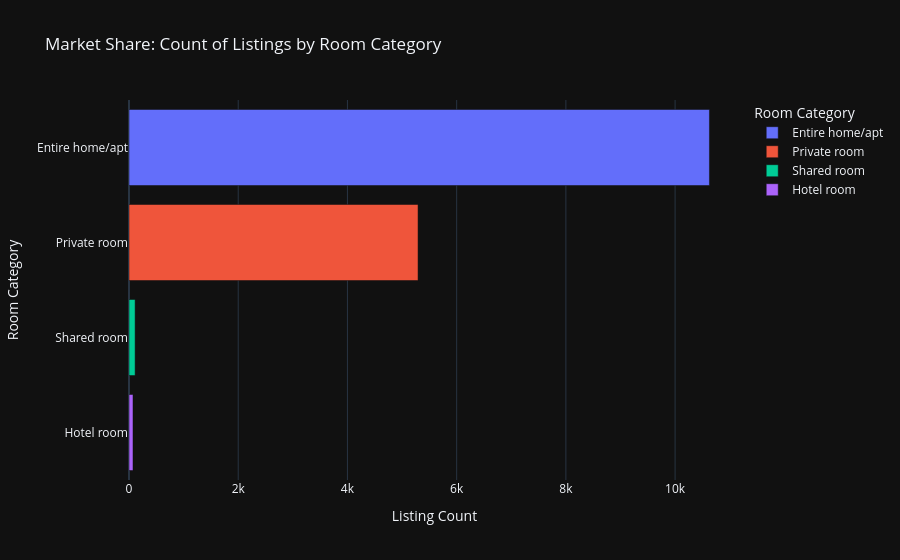

The code cell stored with this chart in its notebook:
### Code cell
fig = px.bar(
    df_base['room_type'].value_counts().reset_index(),
    x="count",
    y="room_type",
    title="Market Share: Count of Listings by Room Category",
    color="room_type",
    labels={"count": "Listing Count", "room_type": "Room Category"}
)
fig.update_layout(template='plotly_dark')
fig.show()

### Figure 1 — Plotly figure (JSON) as saved in the notebook; plotly's stock layout.template omitted (floating-point values rounded to 4 significant figures)
{"data": [{"hovertemplate": "Room Category=%{y}<br>Listing Count=%{x}<extra></extra>", "legendgroup": "Entire home/apt", "marker": {"color": "#636efa", "pattern": {"shape": ""}}, "name": "Entire home/apt", "orientation": "h", "showlegend": true, "textposition": "auto", "type": "bar", "x": [10629], "xaxis": "x", "y": ["Entire home/apt"], "yaxis": "y"}, {"hovertemplate": "Room Category=%{y}<br>Listing Count=%{x}<extra></extra>", "legendgroup": "Private room", "marker": {"color": "#EF553B", "pattern": {"shape": ""}}, "name": "Private room", "orientation": "h", "showlegend": true, "textposition": "auto", "type": "bar", "x": [5293], "xaxis": "x", "y": ["Private room"], "yaxis": "y"}, {"hovertemplate": "Room Category=%{y}<br>Listing Count=%{x}<extra></extra>", "legendgroup": "Shared room", "marker": {"color": "#00cc96", "pattern": {"shape": ""}}, "name": "Shared room", "orientation": "h", "showlegend": true, "textposition": "auto", "type": "bar", "x": [112], "xaxis": "x", "y": ["Shared room"], "yaxis": "y"}, {"hovertemplate": "Room Category=%{y}<br>Listing Count=%{x}<extra></extra>", "legendgroup": "Hotel room", "marker": {"color": "#ab63fa", "pattern": {"shape": ""}}, "name": "Hotel room", "orientation": "h", "showlegend": true, "textposition": "auto", "type": "bar", "x": [73], "xaxis": "x", "y": ["Hotel room"], "yaxis": "y"}], "layout": {"barmode": "relative", "legend": {"title": {"text": "Room Category"}, "tracegroupgap": 0}, "title": {"text": "Market Share: Count of Listings by Room Category"}, "xaxis": {"anchor": "y", "domain": [0, 1], "title": {"text": "Listing Count"}}, "yaxis": {"anchor": "x", "categoryarray": ["Hotel room", "Shared room", "Private room", "Entire home/apt"], "categoryorder": "array", "domain": [0, 1], "title": {"text": "Room Category"}}}}
